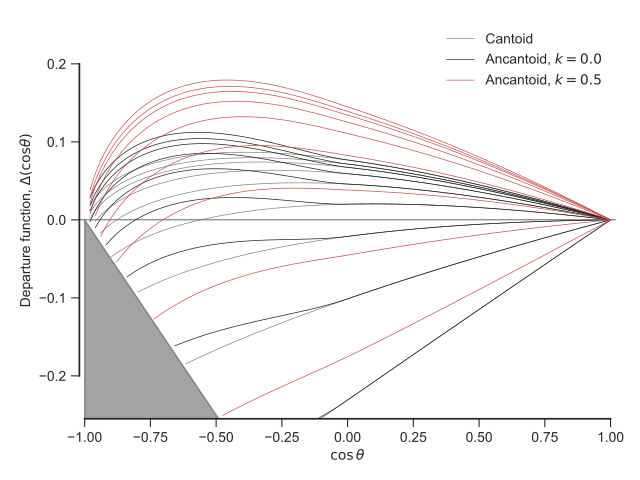

This figure's Python source:
import sys
import json
import numpy as np
from matplotlib import pyplot as plt
import seaborn as sns
from equation6 import Shell

plotfile = sys.argv[0].replace('.py', '.pdf')

def compensate(R, theta):
    """Compensated inversion of R(theta)"""
    return 1.0/R - 0.5*(1 + np.cos(theta))

sns.set_style('ticks')
sns.set_color_codes(palette='deep')
fig, ax = plt.subplots()

# Plot confocal parabola
ax.axhline(0.0, ls='-', c='k', lw=0.5)

# Plot wilkinoid
mugrid = np.linspace(-1.0, 1.0, 100)[::-1]
thgrid = np.arccos(mugrid)
# ax.plot(mugrid, compensate(bp.wilkinoid_R_theta(thgrid), thgrid),
#         '-', c='k', lw=1.5)

betas = [0.3, 0.1, 0.03, 0.01, 0.003, 0.001, 0.0003, 0.0001, 1e-6]

ks = [None, 0.0, 0.5]
colors = '0.5', 'k', 'r'

# Plot cantoids
for k, color in zip(ks, colors):
    for beta in betas:
        label = "_nolabel_"
        if k is None:
            shell = Shell(beta=beta, innertype="isotropic")
            if beta == betas[0]:
                label = fr"Cantoid"
        else:
            xi = 2.0 / (k + 2.0)
            shell = Shell(beta=beta, innertype="anisotropic", xi=xi)
            if beta == betas[0]:
                label = fr"Ancantoid, $k = {k:.1f}$"
        R = shell.radius(thgrid)
        R[R < 0.0] = np.nan
        R /= shell.R0
        ax.plot(mugrid, compensate(R, thgrid), '-', c=color, lw=0.5, label=label)

# Fill in forbidden zone
ax.fill_between(mugrid, -0.5*(1.0 + mugrid), -1.0, color='k', alpha=0.4)

ax.legend()

ax.set(
    xlim=[-1.02, 1.02],
    ylim=[-0.255, 0.255],
    xlabel=r"$\cos \,\theta$",
    ylabel=r"Departure function, $\Delta(\cos\theta)$",
)
sns.despine(trim=True)
fig.tight_layout()
fig.savefig(plotfile)
print(plotfile, end='')
